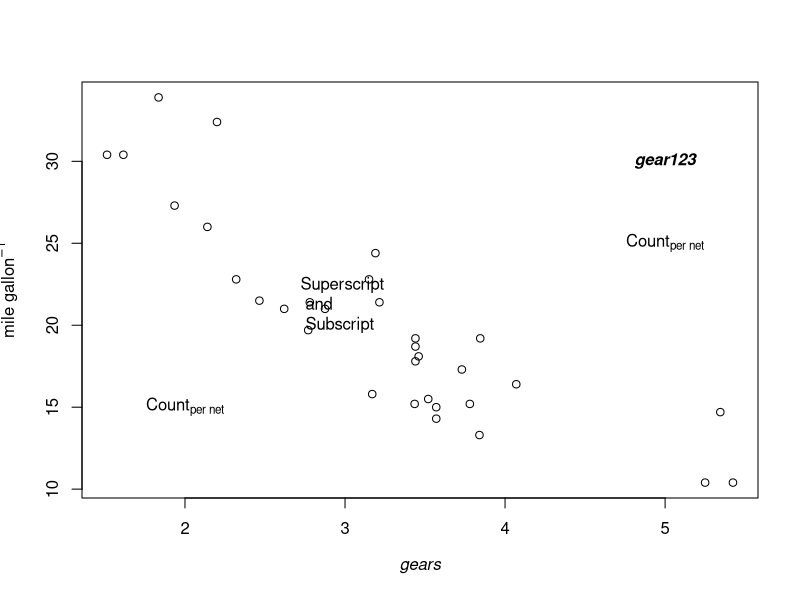

The R source for this figure:
# Expressions
str(mtcars)
# mpg is miles per gallon
plot(mtcars$wt,mtcars$mpg,xlab='', ylab='')
title(ylab=expression('mile gallon'^-1))
text(2,15,expression('Count'['per net']))
text(3,20,expression('Superscript \n and \n Subscript'))
text(5,25,expression(Count [per ~ net]))
title(xlab=expression(italic('gears')))
text(5,30,expression(bolditalic('gear123')))
# types - plain, italic, bold, bolditalic
